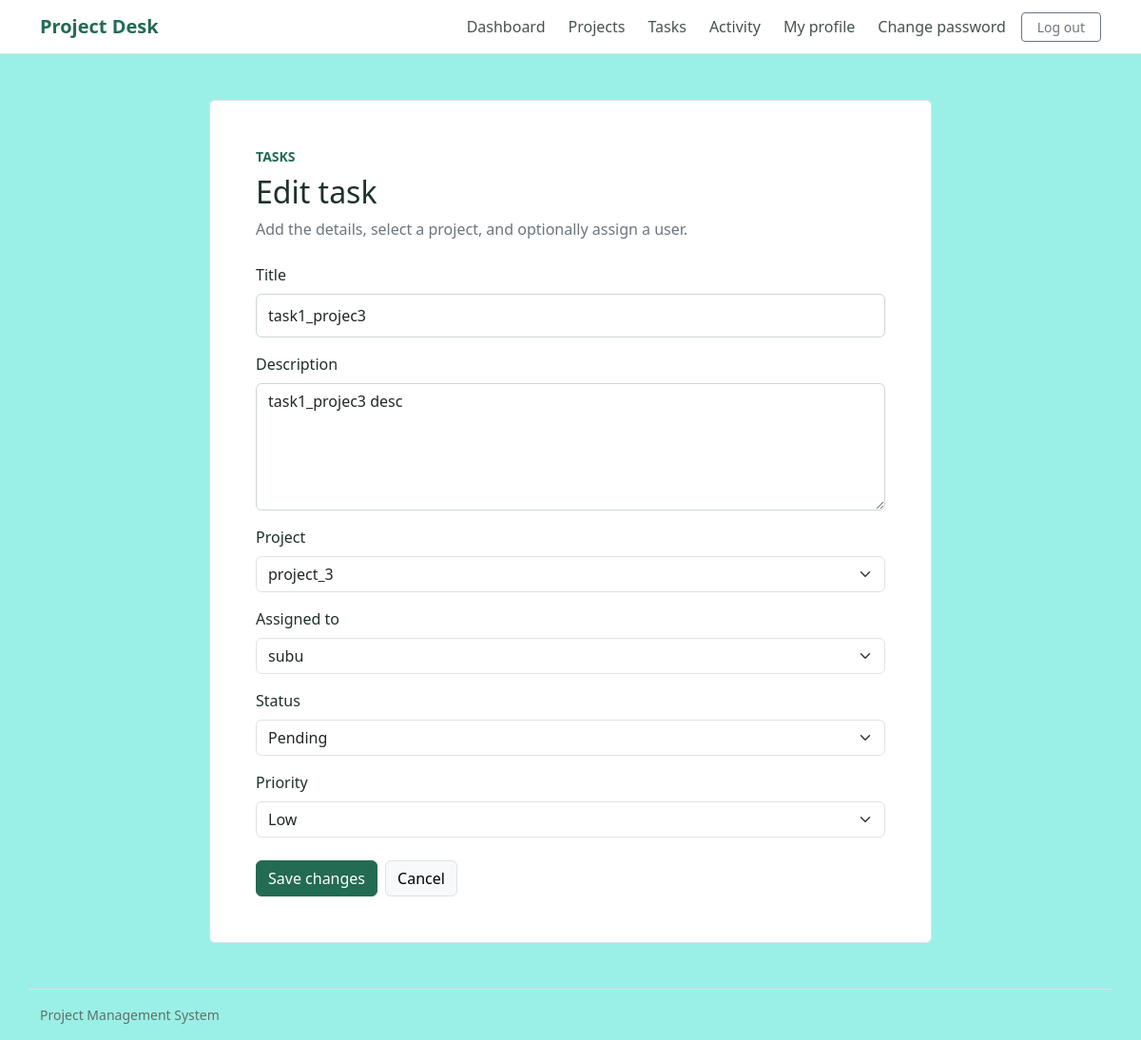
The page /tasks/4/edit/ (signed in) on the database its author committed.
### tasks/models.py (models this page shows, shortened)
class Task(models.Model):
	class Status(models.TextChoices):
		PENDING = "pending", "Pending"
		IN_PROGRESS = "in_progress", "In Progress"
		COMPLETED = "completed", "Completed"
	class Priority(models.TextChoices):
		LOW = "low", "Low"
		MEDIUM = "medium", "Medium"
		HIGH = "high", "High"
	title = models.CharField(max_length=200)
	description = models.TextField(blank=True)
	status = models.CharField(max_length=20, choices=Status.choices, default=Status.PENDING)
	priority = models.CharField(max_length=10, choices=Priority.choices, default=Priority.MEDIUM)
	assigned_to = models.ForeignKey(
		settings.AUTH_USER_MODEL,
		on_delete=models.SET_NULL,
		null=True,
		blank=True,
		related_name="assigned_tasks",
	)
	project = models.ForeignKey(Project, on_delete=models.CASCADE, related_name="tasks")
	created_at = models.DateTimeField(auto_now_add=True)
	updated_at = models.DateTimeField(auto_now=True)
	class Meta:
		ordering = ["-created_at"]

### tasks/views.py (the view)
# urls.py: path("<int:pk>/edit/", views.task_update, name="update"),
@login_required
def task_update(request, pk):
	task = get_object_or_404(Task.objects.filter(project__created_by=request.user), pk=pk)
	form = TaskForm(request.POST or None, instance=task, user=request.user)
	if request.method == "POST" and form.is_valid():
		form.save()
		messages.success(request, "Task updated.")
		return redirect("tasks:detail", pk=task.pk)
	return render(
		request,
		"tasks/task_form.html",
		{"form": form, "task": task, "is_edit": True},
	)

### tasks/forms.py
class TaskForm(forms.ModelForm):
    class Meta:
        model = Task
        fields = ["title", "description", "project", "assigned_to", "status", "priority"]
        widgets = {
            "title": forms.TextInput(attrs={"class": "form-control", "maxlength": 200}),
            "description": forms.Textarea(attrs={"class": "form-control", "rows": 5}),
            "project": forms.Select(attrs={"class": "form-select"}),
            "assigned_to": forms.Select(attrs={"class": "form-select"}),
            "status": forms.Select(attrs={"class": "form-select"}),
            "priority": forms.Select(attrs={"class": "form-select"}),
        }
    def __init__(self, *args, user, **kwargs):
        super().__init__(*args, **kwargs)
        self.fields["project"].queryset = Project.objects.filter(created_by=user)
        self.fields["assigned_to"].queryset = User.objects.filter(is_active=True).order_by("username")
        self.fields["assigned_to"].required = False

### projects/models.py (called while the page is built)
	def __str__(self):
		return self.title

### tasks/templates/tasks/task_form.html (shortened to what this page needs)
{% extends "accounts/base.html" %}
{% block content %}
<section class="bg-white border rounded-2 mx-auto p-4 p-md-5" style="max-width: 760px;">
    <p class="small text-uppercase text-accent fw-semibold mb-2">Tasks</p><h1 class="h2 mb-2">{% if is_edit %}Edit task{% else %}Create a task{% endif %}</h1><p class="text-secondary mb-4">Add the details, select a project, and optionally assign a user.</p>
    <form method="post" novalidate>{% csrf_token %}
        {% for field in form %}<div class="mb-3"><label class="form-label fw-medium" for="{{ field.id_for_label }}">{{ field.label }}</label>{{ field }}</div>{% endfor %}
        <div class="d-flex flex-column flex-sm-row gap-2 mt-4"><button class="btn btn-primary" type="submit">{% if is_edit %}Save changes{% else %}Create task{% endif %}</button><a class="btn btn-light border" href="{% if task %}{% url 'tasks:detail' task.pk %}{% else %}{% url 'tasks:list' %}{% endif %}">Cancel</a></div>
    </form>
</section>
{% endblock %}

### accounts/templates/accounts/base.html (style rules this page uses)
:root { --ink: #1e302b; --green: #236b52; --paper: #9af0e6; --line: #dce4de; }
body { min-height: 100vh; background: var(--paper); color: var(--ink); }
.form-control { min-height: 46px; border-color: #ccd8d0; }
.btn-primary { --bs-btn-bg: var(--green); --bs-btn-border-color: var(--green); --bs-btn-hover-bg: #19573f; --bs-btn-hover-border-color: #19573f; }
.text-accent { color: var(--green); }

### rows shown on the page
Task: form "task1_projec3" "task1_projec3 desc" "project_3" "subu" "Pending" "Low"

### other values the page prints
{{ field.label }} "Title" "Description" "Project" "Assigned to" "Status" "Priority"
